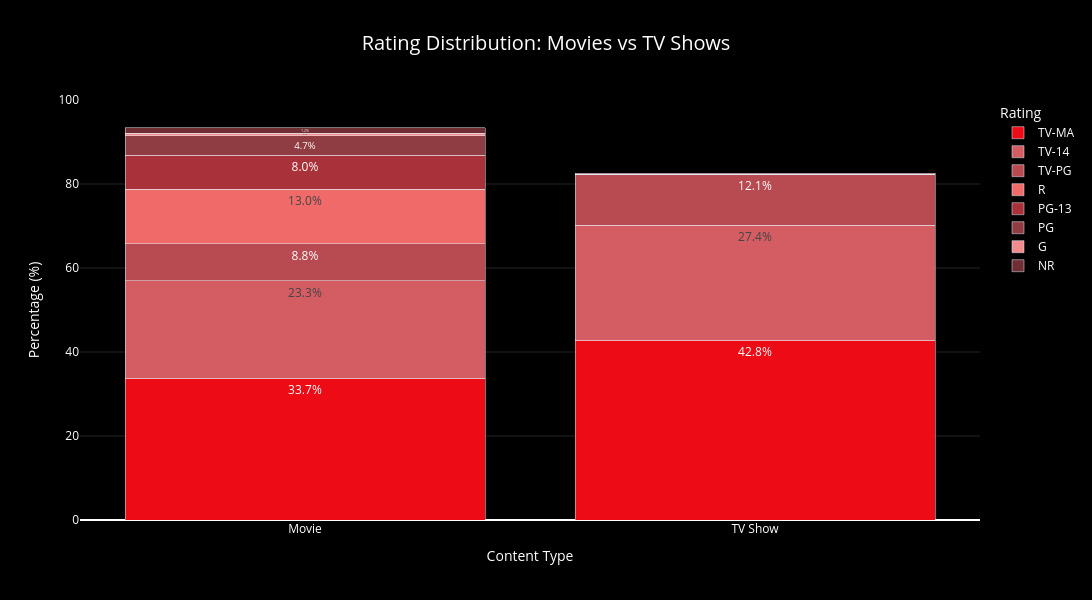

Notebook source saved alongside this figure:
### Code cell
import pandas as pd
import plotly.express as px

# Calculate percentage distribution
rating_data = pd.crosstab(
    df['type'],
    df['rating'],
    normalize='index'
) * 100

# Keep required ratings
ratings = [
    'TV-MA', 'TV-14', 'TV-PG', 'R',
    'PG-13', 'PG', 'G', 'NR'
]

rating_data = rating_data[
    [r for r in ratings if r in rating_data.columns]
].copy()

# Convert to long format
rating_data = rating_data.reset_index().melt(
    id_vars='type',
    var_name='rating',
    value_name='percentage'
)

# Plot
fig = px.bar(
    rating_data,
    x='type',
    y='percentage',
    color='rating',
    text='percentage',
    title='Rating Distribution: Movies vs TV Shows',
    color_discrete_sequence=[
        '#ED0B16',
        '#D45D64',
        '#B84A52',
        '#F06A6A',
        '#A9323A',
        '#8F3D43',
        '#F28B8B',
        '#6F2E34'
    ]
)

# Format percentage labels
fig.update_traces(
    texttemplate='%{text:.1f}%',
    textposition='inside',
    hovertemplate=(
        '<b>Type:</b> %{x}<br>'
        '<b>Rating:</b> %{fullData.name}<br>'
        '<b>Percentage:</b> %{y:.1f}%'
        '<extra></extra>'
    )
)

# Layout
fig.update_layout(
    barmode='stack',

    plot_bgcolor='#000000',
    paper_bgcolor='#000000',

    title=dict(
        font=dict(
            color='white',
            size=20
        ),
        x=0.5
    ),

    xaxis=dict(
        title='Content Type',
        title_font=dict(color='white'),
        tickfont=dict(color='white')
    ),

    yaxis=dict(
        title='Percentage (%)',
        title_font=dict(color='white'),
        tickfont=dict(color='white'),
        range=[0, 100],
        dtick=20,
        gridcolor='#252525'
    ),

    legend=dict(
        title='Rating',
        font=dict(color='white'),
        title_font=dict(color='white'),
        bgcolor='#000000',
        bordercolor='#333333'
    ),

    width=1200,
    height=600
)

fig.show()

### Figure 1 — Plotly figure (JSON) as saved in the notebook; plotly's stock layout.template omitted (floating-point values rounded to 4 significant figures)
{"data": [{"hovertemplate": "<b>Type:</b> %{x}<br><b>Rating:</b> %{fullData.name}<br><b>Percentage:</b> %{y:.1f}%<extra></extra>", "legendgroup": "TV-MA", "marker": {"color": "#ED0B16", "pattern": {"shape": ""}}, "name": "TV-MA", "orientation": "v", "showlegend": true, "text": [33.7, 42.79], "textposition": "inside", "texttemplate": "%{text:.1f}%", "type": "bar", "x": ["Movie", "TV Show"], "xaxis": "x", "y": [33.7, 42.79], "yaxis": "y"}, {"hovertemplate": "<b>Type:</b> %{x}<br><b>Rating:</b> %{fullData.name}<br><b>Percentage:</b> %{y:.1f}%<extra></extra>", "legendgroup": "TV-14", "marker": {"color": "#D45D64", "pattern": {"shape": ""}}, "name": "TV-14", "orientation": "v", "showlegend": true, "text": [23.28, 27.39], "textposition": "inside", "texttemplate": "%{text:.1f}%", "type": "bar", "x": ["Movie", "TV Show"], "xaxis": "x", "y": [23.28, 27.39], "yaxis": "y"}, {"hovertemplate": "<b>Type:</b> %{x}<br><b>Rating:</b> %{fullData.name}<br><b>Percentage:</b> %{y:.1f}%<extra></extra>", "legendgroup": "TV-PG", "marker": {"color": "#B84A52", "pattern": {"shape": ""}}, "name": "TV-PG", "orientation": "v", "showlegend": true, "text": [8.808, 12.11], "textposition": "inside", "texttemplate": "%{text:.1f}%", "type": "bar", "x": ["Movie", "TV Show"], "xaxis": "x", "y": [8.808, 12.11], "yaxis": "y"}, {"hovertemplate": "<b>Type:</b> %{x}<br><b>Rating:</b> %{fullData.name}<br><b>Percentage:</b> %{y:.1f}%<extra></extra>", "legendgroup": "R", "marker": {"color": "#F06A6A", "pattern": {"shape": ""}}, "name": "R", "orientation": "v", "showlegend": true, "text": [13.02, 0.07474], "textposition": "inside", "texttemplate": "%{text:.1f}%", "type": "bar", "x": ["Movie", "TV Show"], "xaxis": "x", "y": [13.02, 0.07474], "yaxis": "y"}, {"hovertemplate": "<b>Type:</b> %{x}<br><b>Rating:</b> %{fullData.name}<br><b>Percentage:</b> %{y:.1f}%<extra></extra>", "legendgroup": "PG-13", "marker": {"color": "#A9323A", "pattern": {"shape": ""}}, "name": "PG-13", "orientation": "v", "showlegend": true, "text": [7.992, 0.0], "textposition": "inside", "texttemplate": "%{text:.1f}%", "type": "bar", "x": ["Movie", "TV Show"], "xaxis": "x", "y": [7.992, 0.0], "yaxis": "y"}, {"hovertemplate": "<b>Type:</b> %{x}<br><b>Rating:</b> %{fullData.name}<br><b>Percentage:</b> %{y:.1f}%<extra></extra>", "legendgroup": "PG", "marker": {"color": "#8F3D43", "pattern": {"shape": ""}}, "name": "PG", "orientation": "v", "showlegend": true, "text": [4.681, 0.0], "textposition": "inside", "texttemplate": "%{text:.1f}%", "type": "bar", "x": ["Movie", "TV Show"], "xaxis": "x", "y": [4.681, 0.0], "yaxis": "y"}, {"hovertemplate": "<b>Type:</b> %{x}<br><b>Rating:</b> %{fullData.name}<br><b>Percentage:</b> %{y:.1f}%<extra></extra>", "legendgroup": "G", "marker": {"color": "#F28B8B", "pattern": {"shape": ""}}, "name": "G", "orientation": "v", "showlegend": true, "text": [0.6687, 0.0], "textposition": "inside", "texttemplate": "%{text:.1f}%", "type": "bar", "x": ["Movie", "TV Show"], "xaxis": "x", "y": [0.6687, 0.0], "yaxis": "y"}, {"hovertemplate": "<b>Type:</b> %{x}<br><b>Rating:</b> %{fullData.name}<br><b>Percentage:</b> %{y:.1f}%<extra></extra>", "legendgroup": "NR", "marker": {"color": "#6F2E34", "pattern": {"shape": ""}}, "name": "NR", "orientation": "v", "showlegend": true, "text": [1.223, 0.1868], "textposition": "inside", "texttemplate": "%{text:.1f}%", "type": "bar", "x": ["Movie", "TV Show"], "xaxis": "x", "y": [1.223, 0.1868], "yaxis": "y"}], "layout": {"barmode": "stack", "height": 600, "legend": {"bgcolor": "#000000", "bordercolor": "#333333", "font": {"color": "white"}, "title": {"font": {"color": "white"}, "text": "Rating"}, "tracegroupgap": 0}, "paper_bgcolor": "#000000", "plot_bgcolor": "#000000", "title": {"font": {"color": "white", "size": 20}, "text": "Rating Distribution: Movies vs TV Shows", "x": 0.5}, "width": 1200, "xaxis": {"anchor": "y", "domain": [0, 1], "tickfont": {"color": "white"}, "title": {"font": {"color": "white"}, "text": "Content Type"}}, "yaxis": {"anchor": "x", "domain": [0, 1], "dtick": 20, "gridcolor": "#252525", "range": [0, 100], "tickfont": {"color": "white"}, "title": {"font": {"color": "white"}, "text": "Percentage (%)"}}}}
